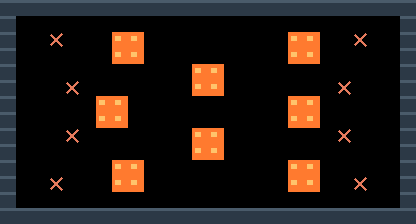

A 2D game scene composited from a Tiled map and its tileset images. What follows is a short description and the map's XML, with every tile layer's data as written:
An orthogonal 26x14 tile map with 16x16 px tiles, 2 tile layers (terreno, marcadores).

<map version="1.10" tiledversion="1.11.0" orientation="orthogonal" renderorder="right-down" width="26" height="14" tilewidth="16" tileheight="16" infinite="0" nextlayerid="3" nextobjectid="1">
 <properties>
  <property name="tipo" value="raz_combate" />
  <property name="nombre" value="charcos" />
 </properties>
 <tileset firstgid="1" source="muelle.tsx" />
 <layer id="1" name="terreno" width="26" height="14">
  <data encoding="csv">
1,1,1,1,1,1,1,1,1,1,1,1,1,1,1,1,1,1,1,1,1,1,1,1,1,1,
1,0,0,0,0,0,0,0,0,0,0,0,0,0,0,0,0,0,0,0,0,0,0,0,0,1,
1,0,0,0,0,0,0,10,10,0,0,0,0,0,0,0,0,0,10,10,0,0,0,0,0,1,
1,0,0,0,0,0,0,10,10,0,0,0,0,0,0,0,0,0,10,10,0,0,0,0,0,1,
1,0,0,0,0,0,0,0,0,0,0,0,10,10,0,0,0,0,0,0,0,0,0,0,0,1,
1,0,0,0,0,0,0,0,0,0,0,0,10,10,0,0,0,0,0,0,0,0,0,0,0,1,
1,0,0,0,0,0,10,10,0,0,0,0,0,0,0,0,0,0,10,10,0,0,0,0,0,1,
1,0,0,0,0,0,10,10,0,0,0,0,0,0,0,0,0,0,10,10,0,0,0,0,0,1,
1,0,0,0,0,0,0,0,0,0,0,0,10,10,0,0,0,0,0,0,0,0,0,0,0,1,
1,0,0,0,0,0,0,0,0,0,0,0,10,10,0,0,0,0,0,0,0,0,0,0,0,1,
1,0,0,0,0,0,0,10,10,0,0,0,0,0,0,0,0,0,10,10,0,0,0,0,0,1,
1,0,0,0,0,0,0,10,10,0,0,0,0,0,0,0,0,0,10,10,0,0,0,0,0,1,
1,0,0,0,0,0,0,0,0,0,0,0,0,0,0,0,0,0,0,0,0,0,0,0,0,1,
1,1,1,1,1,1,1,1,1,1,1,1,1,1,1,1,1,1,1,1,1,1,1,1,1,1
</data>
 </layer>
 <layer id="2" name="marcadores" width="26" height="14">
  <data encoding="csv">
0,0,0,0,0,0,0,0,0,0,0,0,0,0,0,0,0,0,0,0,0,0,0,0,0,0,
0,0,0,0,0,0,0,0,0,0,0,0,0,0,0,0,0,0,0,0,0,0,0,0,0,0,
0,0,0,3,0,0,0,0,0,0,0,0,0,0,0,0,0,0,0,0,0,0,3,0,0,0,
0,0,0,0,0,0,0,0,0,0,0,0,0,0,0,0,0,0,0,0,0,0,0,0,0,0,
0,0,0,0,0,0,0,0,0,0,0,0,0,0,0,0,0,0,0,0,0,0,0,0,0,0,
0,0,0,0,3,0,0,0,0,0,0,0,0,0,0,0,0,0,0,0,0,3,0,0,0,0,
0,0,0,0,0,0,0,0,0,0,0,0,0,0,0,0,0,0,0,0,0,0,0,0,0,0,
0,0,0,0,0,0,0,0,0,0,0,0,0,0,0,0,0,0,0,0,0,0,0,0,0,0,
0,0,0,0,3,0,0,0,0,0,0,0,0,0,0,0,0,0,0,0,0,3,0,0,0,0,
0,0,0,0,0,0,0,0,0,0,0,0,0,0,0,0,0,0,0,0,0,0,0,0,0,0,
0,0,0,0,0,0,0,0,0,0,0,0,0,0,0,0,0,0,0,0,0,0,0,0,0,0,
0,0,0,3,0,0,0,0,0,0,0,0,0,0,0,0,0,0,0,0,0,0,3,0,0,0,
0,0,0,0,0,0,0,0,0,0,0,0,0,0,0,0,0,0,0,0,0,0,0,0,0,0,
0,0,0,0,0,0,0,0,0,0,0,0,0,0,0,0,0,0,0,0,0,0,0,0,0,0
</data>
 </layer>
</map>
